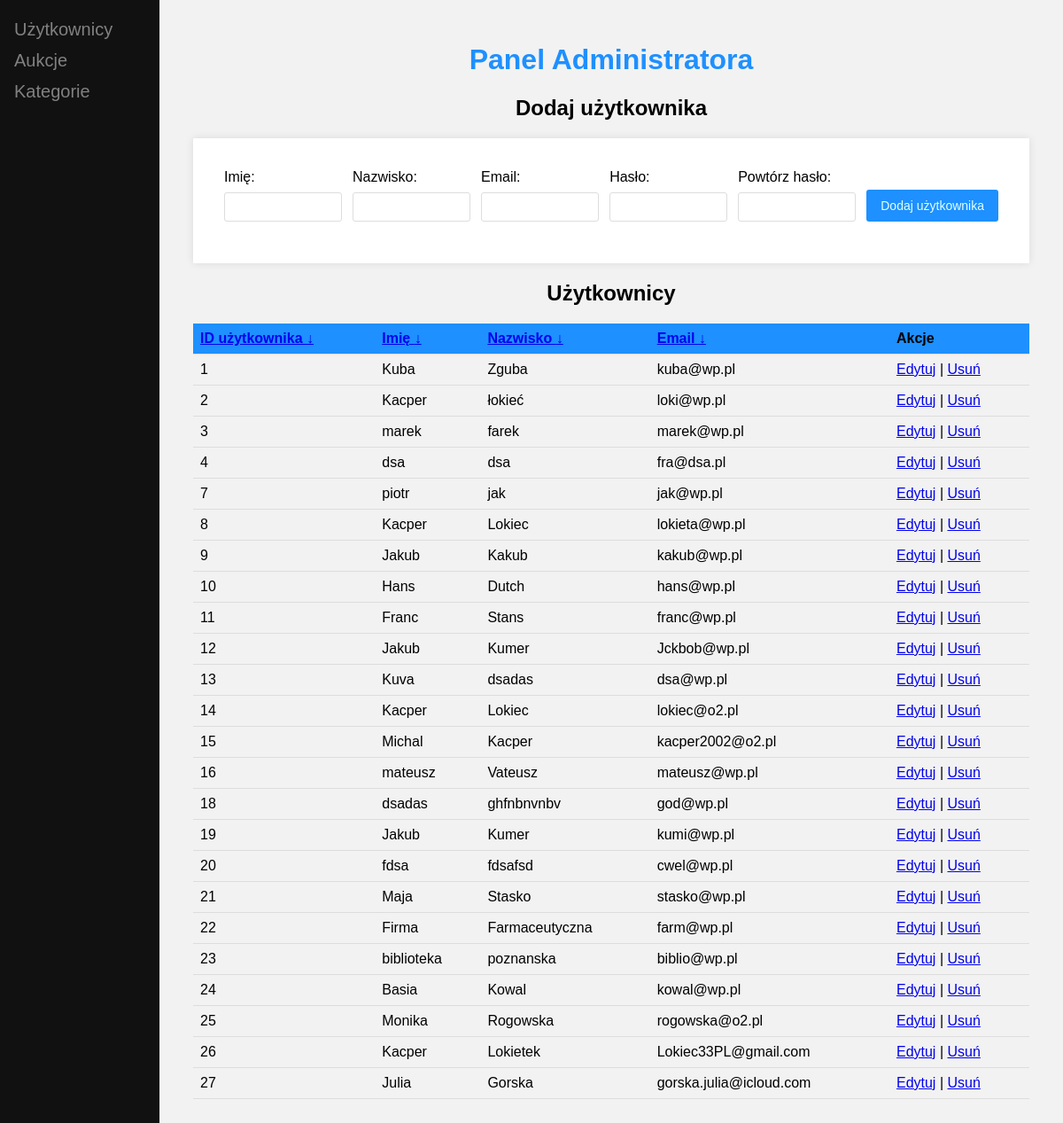
/dist/admin.php (signed in), run on an earlier commit of the app's database.
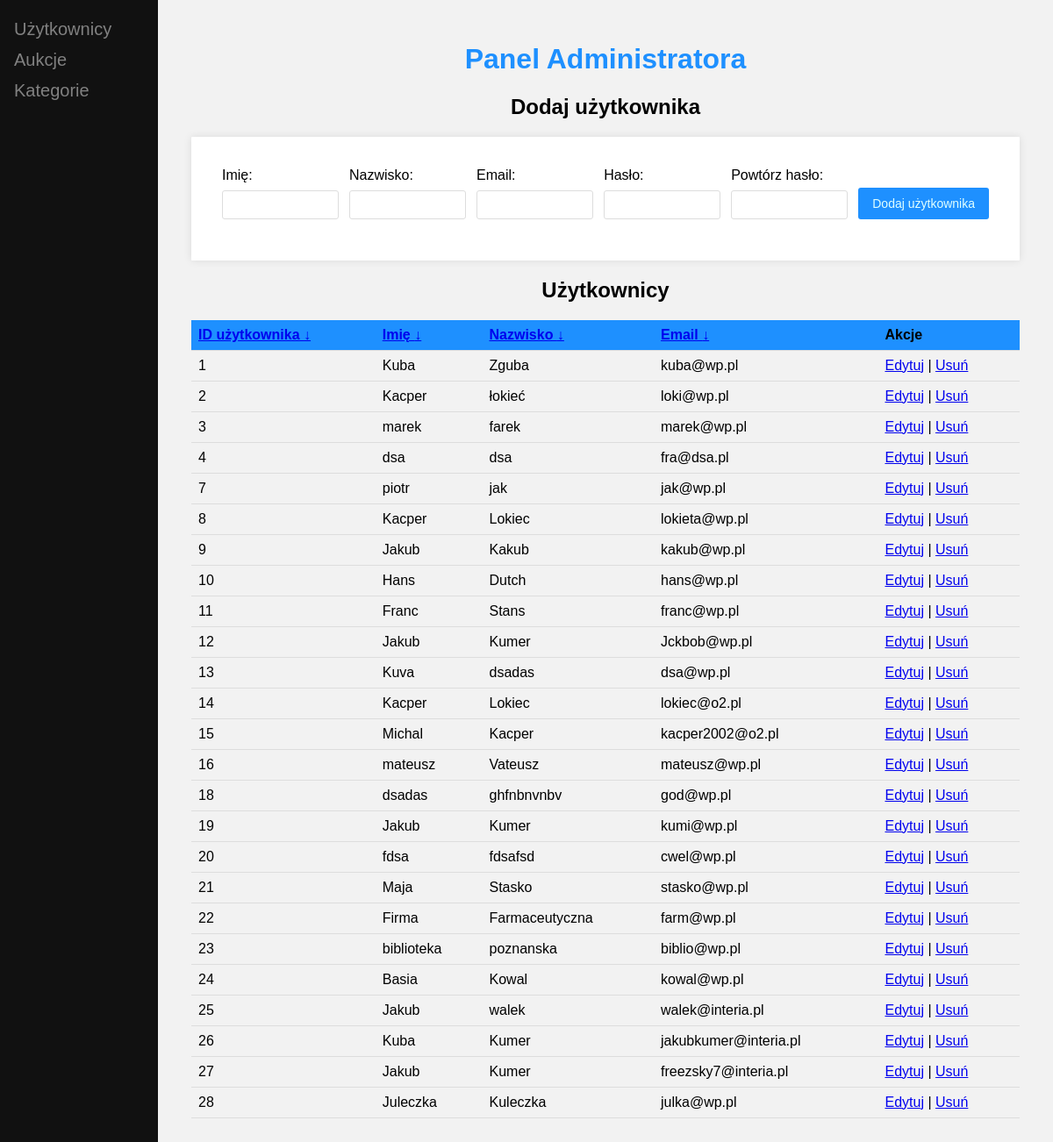
And on a later commit of the database.
### tables this page shows
CREATE TABLE `users` (
  `id_user` int(11) NOT NULL,
  `firstName` varchar(50) NOT NULL,
  `lastName` varchar(50) NOT NULL,
  `email` varchar(60) NOT NULL,
  `id_role` tinyint(4) NOT NULL DEFAULT 1,
  `pass` varchar(255) NOT NULL,
  `passwordrepeat` varchar(255) NOT NULL,
  `city` varchar(100) DEFAULT NULL,
  `street` varchar(100) DEFAULT NULL,
  `house_number` varchar(10) DEFAULT NULL,
  `postal_code` varchar(20) DEFAULT NULL,
  `phone_number` varchar(20) DEFAULT NULL,
  `profile_image` varchar(255) DEFAULT '../uploads/user-3331256_1280.png',
  `reset_token` varchar(255) DEFAULT NULL,
  `token_expiry` datetime DEFAULT NULL,
  `bank_account_number` varchar(34) DEFAULT NULL
);

### scripts/admin_filtr.php (called while the page is built, shortened)
<?php
include_once "connect.php";
$sortByID = isset($_GET['sortByID']) ? $_GET['sortByID'] : '';
$sortByFirstName = isset($_GET['sortByFirstName']) ? $_GET['sortByFirstName'] : '';
$sortByLastName = isset($_GET['sortByLastName']) ? $_GET['sortByLastName'] : '';
$sortByEmail = isset($_GET['sortByEmail']) ? $_GET['sortByEmail'] : '';
$stmt = $conn->prepare("SELECT * FROM users");
$stmt->execute();
$users = $stmt->fetchAll(PDO::FETCH_ASSOC);
?>

### dist/admin.php (the view, shortened to what this page needs)
<?php
    include_once "../scripts/connect.php";
    include_once "../scripts/admin_filtr.php";
?>
<!DOCTYPE html>
<html lang="en">
<head>
    <link rel="stylesheet" href="../src/admin.css">
</head>
<body>
<div class="sidebar">
        <a href="admin.php"><i class="fa fa-fw fa-user"></i> Użytkownicy</a>
        <a href="auctions_admin.php"><i class="fa fa-clipboard"></i> Aukcje</a>
        <a href="category_admin.php"><i class="fa fa-clipboard"></i> Kategorie</a>
    </div>
    <div class="main">
        <h1>Panel Administratora</h1>
         <h2>Dodaj użytkownika</h2>
        <form action="add.php" method="POST">
            <div class="add_wyglad">
                <label for="firstName">Imię:</label>
                <input type="text" name="firstName" id="firstName" required><br>
            </div>
            <div class="add_wyglad">
                <label for="lastName">Nazwisko:</label>
                <input type="text" name="lastName" id="lastName" required><br>
            </div>
            <div class="add_wyglad">
                <label for="email">Email:</label>
                <input type="email" name="email" id="email" required><br>
            </div>
            <div class="add_wyglad">
                <label for="pass">Hasło:</label>
                <input type="password" name="pass" id="pass" required><br>
            </div>
            <div class="add_wyglad">
                <label for="passwordrepeat">Powtórz hasło:</label>
                <input type="password" name="passwordrepeat" id="passwordrepeat" required><br>
            </div>
            <div class="add_wyglad">
                <input class="add_button" type="submit" value="Dodaj użytkownika">
            </div>
        </form>
        <h2 id="uzytkownicy">Użytkownicy</h2>
        <table>
            <tr>
                <th><a href="?sortByID=<?php echo $sortByID === 'asc' ? 'desc' : 'asc'; ?>">ID użytkownika <?php if ($sortByID === 'asc') echo "&#8593;"; else echo "&#8595;"; ?></a></th>
                <th><a href="?sortByFirstName=<?php echo $sortByFirstName === 'asc' ? 'desc' : 'asc'; ?>">Imię <?php if ($sortByFirstName === 'asc') echo "&#8593;"; else echo "&#8595;"; ?></a></th>
                <th><a href="?sortByLastName=<?php echo $sortByLastName === 'asc' ? 'desc' : 'asc'; ?>">Nazwisko <?php if ($sortByLastName === 'asc') echo "&#8593;"; else echo "&#8595;"; ?></a></th>
                <th><a href="?sortByEmail=<?php echo $sortByEmail === 'asc' ? 'desc' : 'asc'; ?>">Email <?php if ($sortByEmail === 'asc') echo "&#8593;"; else echo "&#8595;"; ?></a></th>
                <th>Akcje</th>
            </tr>
        <?php
            if (count($users) > 0) {
                foreach ($users as $row) {
                    echo "<tr>";
                    echo "<td>" . htmlspecialchars($row["id_user"]) . "</td>";
                    echo "<td>" . htmlspecialchars($row["firstName"]) . "</td>";
                    echo "<td>" . htmlspecialchars($row["lastName"]) . "</td>";
                    echo "<td>" . htmlspecialchars($row["email"]) . "</td>";
                    echo "<td><a href='edit.php?id=" . htmlspecialchars($row["id_user"]) . "'>Edytuj</a> | <a href='../scripts/delete.php?id=" . htmlspecialchars($row["id_user"]) . "'>Usuń</a></td>";
                    echo "</tr>";
                }
            } else {
                echo "<tr><td colspan='5'>Brak użytkowników.</td></tr>";
            }
        ?>
        </table>
    </div>
</body>
</html>

What changed in the data, as far as the page shows it:
changed users id 25: firstName "Monika" → "Jakub"; lastName "Rogowska" → "walek"; email "rogowska@o2.pl" → "walek@interia.pl"
changed users id 26: firstName "Kacper" → "Kuba"; lastName "Lokietek" → "Kumer"; email "Lokiec33PL@gmail.com" → "jakubkumer@interia.pl"
changed users id 27: firstName "Julia" → "Jakub"; lastName "Gorska" → "Kumer"; email "gorska.julia@icloud.com" → "freezsky7@interia.pl"
added users: id_user "28", firstName "Juleczka", lastName "Kuleczka", email "julka@wp.pl"
